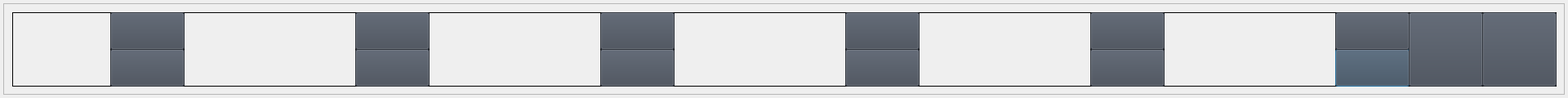
<?xml version="1.0" encoding="UTF-8"?>
<ui version="4.0">
 <class>EditMarkerDialog1080p</class>
 <widget class="QDialog" name="EditMarkerDialog1080p">
  <property name="geometry">
   <rect>
    <x>0</x>
    <y>0</y>
    <width>1920</width>
    <height>120</height>
   </rect>
  </property>
  <property name="windowTitle">
   <string>Dialog</string>
  </property>
  <widget class="QFrame" name="frame">
   <property name="geometry">
    <rect>
     <x>4</x>
     <y>4</y>
     <width>1912</width>
     <height>112</height>
    </rect>
   </property>
   <property name="frameShape">
    <enum>QFrame::StyledPanel</enum>
   </property>
   <property name="frameShadow">
    <enum>QFrame::Raised</enum>
   </property>
   <widget class="QLabel" name="labelCh">
    <property name="geometry">
     <rect>
      <x>11</x>
      <y>11</y>
      <width>121</width>
      <height>91</height>
     </rect>
    </property>
    <property name="frameShape">
     <enum>QFrame::Box</enum>
    </property>
    <property name="text">
     <string/>
    </property>
    <property name="alignment">
     <set>Qt::AlignCenter</set>
    </property>
   </widget>
   <widget class="QLabel" name="labelBorderXUp">
    <property name="geometry">
     <rect>
      <x>431</x>
      <y>11</y>
      <width>91</width>
      <height>46</height>
     </rect>
    </property>
    <property name="frameShape">
     <enum>QFrame::Box</enum>
    </property>
    <property name="text">
     <string/>
    </property>
   </widget>
   <widget class="QLabel" name="labelBorderXDn">
    <property name="geometry">
     <rect>
      <x>431</x>
      <y>56</y>
      <width>91</width>
      <height>46</height>
     </rect>
    </property>
    <property name="frameShape">
     <enum>QFrame::Box</enum>
    </property>
    <property name="text">
     <string/>
    </property>
   </widget>
   <widget class="QLabel" name="labelBorderYUp">
    <property name="geometry">
     <rect>
      <x>731</x>
      <y>11</y>
      <width>91</width>
      <height>46</height>
     </rect>
    </property>
    <property name="frameShape">
     <enum>QFrame::Box</enum>
    </property>
    <property name="text">
     <string/>
    </property>
   </widget>
   <widget class="QLabel" name="labelBorderYDn">
    <property name="geometry">
     <rect>
      <x>731</x>
      <y>56</y>
      <width>91</width>
      <height>46</height>
     </rect>
    </property>
    <property name="frameShape">
     <enum>QFrame::Box</enum>
    </property>
    <property name="text">
     <string/>
    </property>
   </widget>
   <widget class="QLabel" name="labelBorderWUp">
    <property name="geometry">
     <rect>
      <x>1031</x>
      <y>11</y>
      <width>91</width>
      <height>46</height>
     </rect>
    </property>
    <property name="frameShape">
     <enum>QFrame::Box</enum>
    </property>
    <property name="text">
     <string/>
    </property>
   </widget>
   <widget class="QLabel" name="labelBorderWDn">
    <property name="geometry">
     <rect>
      <x>1031</x>
      <y>56</y>
      <width>91</width>
      <height>46</height>
     </rect>
    </property>
    <property name="frameShape">
     <enum>QFrame::Box</enum>
    </property>
    <property name="text">
     <string/>
    </property>
   </widget>
   <widget class="QLabel" name="labelBorderHUp">
    <property name="geometry">
     <rect>
      <x>1331</x>
      <y>11</y>
      <width>91</width>
      <height>46</height>
     </rect>
    </property>
    <property name="frameShape">
     <enum>QFrame::Box</enum>
    </property>
    <property name="text">
     <string/>
    </property>
   </widget>
   <widget class="QLabel" name="labelBorderHDn">
    <property name="geometry">
     <rect>
      <x>1331</x>
      <y>56</y>
      <width>91</width>
      <height>46</height>
     </rect>
    </property>
    <property name="frameShape">
     <enum>QFrame::Box</enum>
    </property>
    <property name="text">
     <string/>
    </property>
   </widget>
   <widget class="QLabel" name="labelBorderSUp">
    <property name="geometry">
     <rect>
      <x>1631</x>
      <y>11</y>
      <width>91</width>
      <height>46</height>
     </rect>
    </property>
    <property name="frameShape">
     <enum>QFrame::Box</enum>
    </property>
    <property name="text">
     <string/>
    </property>
   </widget>
   <widget class="QLabel" name="labelBorderSDn">
    <property name="geometry">
     <rect>
      <x>1631</x>
      <y>56</y>
      <width>91</width>
      <height>46</height>
     </rect>
    </property>
    <property name="frameShape">
     <enum>QFrame::Box</enum>
    </property>
    <property name="text">
     <string/>
    </property>
   </widget>
   <widget class="QLabel" name="labelBorderChUp">
    <property name="geometry">
     <rect>
      <x>131</x>
      <y>11</y>
      <width>91</width>
      <height>46</height>
     </rect>
    </property>
    <property name="frameShape">
     <enum>QFrame::Box</enum>
    </property>
    <property name="text">
     <string/>
    </property>
   </widget>
   <widget class="QLabel" name="labelBorderChDn">
    <property name="geometry">
     <rect>
      <x>131</x>
      <y>56</y>
      <width>91</width>
      <height>46</height>
     </rect>
    </property>
    <property name="frameShape">
     <enum>QFrame::Box</enum>
    </property>
    <property name="text">
     <string/>
    </property>
   </widget>
   <widget class="QLabel" name="labelBorderReload">
    <property name="geometry">
     <rect>
      <x>1721</x>
      <y>11</y>
      <width>91</width>
      <height>91</height>
     </rect>
    </property>
    <property name="frameShape">
     <enum>QFrame::Box</enum>
    </property>
    <property name="text">
     <string/>
    </property>
   </widget>
   <widget class="QLabel" name="labelTextX">
    <property name="geometry">
     <rect>
      <x>221</x>
      <y>11</y>
      <width>211</width>
      <height>91</height>
     </rect>
    </property>
    <property name="frameShape">
     <enum>QFrame::Box</enum>
    </property>
    <property name="text">
     <string/>
    </property>
    <property name="alignment">
     <set>Qt::AlignCenter</set>
    </property>
   </widget>
   <widget class="QLabel" name="labelTextY">
    <property name="geometry">
     <rect>
      <x>521</x>
      <y>11</y>
      <width>211</width>
      <height>91</height>
     </rect>
    </property>
    <property name="frameShape">
     <enum>QFrame::Box</enum>
    </property>
    <property name="text">
     <string/>
    </property>
    <property name="alignment">
     <set>Qt::AlignCenter</set>
    </property>
   </widget>
   <widget class="QLabel" name="labelTextW">
    <property name="geometry">
     <rect>
      <x>821</x>
      <y>11</y>
      <width>211</width>
      <height>91</height>
     </rect>
    </property>
    <property name="frameShape">
     <enum>QFrame::Box</enum>
    </property>
    <property name="text">
     <string/>
    </property>
    <property name="alignment">
     <set>Qt::AlignCenter</set>
    </property>
   </widget>
   <widget class="QLabel" name="labelTextH">
    <property name="geometry">
     <rect>
      <x>1121</x>
      <y>11</y>
      <width>211</width>
      <height>91</height>
     </rect>
    </property>
    <property name="frameShape">
     <enum>QFrame::Box</enum>
    </property>
    <property name="text">
     <string/>
    </property>
    <property name="alignment">
     <set>Qt::AlignCenter</set>
    </property>
   </widget>
   <widget class="QLabel" name="labelTextS">
    <property name="geometry">
     <rect>
      <x>1421</x>
      <y>11</y>
      <width>211</width>
      <height>91</height>
     </rect>
    </property>
    <property name="frameShape">
     <enum>QFrame::Box</enum>
    </property>
    <property name="text">
     <string/>
    </property>
    <property name="alignment">
     <set>Qt::AlignCenter</set>
    </property>
   </widget>
   <widget class="QLabel" name="labelBorderClose_2">
    <property name="geometry">
     <rect>
      <x>1811</x>
      <y>11</y>
      <width>91</width>
      <height>91</height>
     </rect>
    </property>
    <property name="frameShape">
     <enum>QFrame::Box</enum>
    </property>
    <property name="text">
     <string/>
    </property>
   </widget>
   <widget class="QPushButton" name="buttonSDn">
    <property name="geometry">
     <rect>
      <x>1631</x>
      <y>56</y>
      <width>91</width>
      <height>46</height>
     </rect>
    </property>
    <property name="styleSheet">
     <string notr="true">QPushButton
{
	background-color: rgb(67, 74, 86);
}
QPushButton:focus
{
	background-color: rgb(152, 14, 69);
}
QPushButton:disabled
{
	color: gray;
}</string>
    </property>
    <property name="text">
     <string/>
    </property>
    <property name="icon">
     <iconset>
      <normalon>:/images/arrow_down.png</normalon>
     </iconset>
    </property>
    <property name="iconSize">
     <size>
      <width>35</width>
      <height>35</height>
     </size>
    </property>
   </widget>
   <widget class="QPushButton" name="buttonHDn">
    <property name="geometry">
     <rect>
      <x>1331</x>
      <y>56</y>
      <width>91</width>
      <height>46</height>
     </rect>
    </property>
    <property name="styleSheet">
     <string notr="true">QPushButton
{
	background-color: rgb(67, 74, 86);
}
QPushButton:focus
{
	background-color: rgb(152, 14, 69);
}
QPushButton:disabled
{
	color: gray;
}</string>
    </property>
    <property name="text">
     <string/>
    </property>
    <property name="icon">
     <iconset>
      <normalon>:/images/arrow_down.png</normalon>
     </iconset>
    </property>
    <property name="iconSize">
     <size>
      <width>35</width>
      <height>35</height>
     </size>
    </property>
   </widget>
   <widget class="QPushButton" name="buttonWDn">
    <property name="geometry">
     <rect>
      <x>1031</x>
      <y>56</y>
      <width>91</width>
      <height>46</height>
     </rect>
    </property>
    <property name="styleSheet">
     <string notr="true">QPushButton
{
	background-color: rgb(67, 74, 86);
}
QPushButton:focus
{
	background-color: rgb(152, 14, 69);
}
QPushButton:disabled
{
	color: gray;
}</string>
    </property>
    <property name="text">
     <string/>
    </property>
    <property name="icon">
     <iconset>
      <normalon>:/images/arrow_down.png</normalon>
     </iconset>
    </property>
    <property name="iconSize">
     <size>
      <width>35</width>
      <height>35</height>
     </size>
    </property>
   </widget>
   <widget class="QPushButton" name="buttonYUp">
    <property name="geometry">
     <rect>
      <x>731</x>
      <y>11</y>
      <width>91</width>
      <height>46</height>
     </rect>
    </property>
    <property name="styleSheet">
     <string notr="true">QPushButton
{
	background-color: rgb(67, 74, 86);
}
QPushButton:focus
{
	background-color: rgb(152, 14, 69);
}
QPushButton:disabled
{
	color: gray;
}</string>
    </property>
    <property name="text">
     <string/>
    </property>
    <property name="icon">
     <iconset>
      <normalon>:/images/arrow_up.png</normalon>
     </iconset>
    </property>
    <property name="iconSize">
     <size>
      <width>35</width>
      <height>35</height>
     </size>
    </property>
   </widget>
   <widget class="QPushButton" name="buttonYDn">
    <property name="geometry">
     <rect>
      <x>731</x>
      <y>56</y>
      <width>91</width>
      <height>46</height>
     </rect>
    </property>
    <property name="styleSheet">
     <string notr="true">QPushButton
{
	background-color: rgb(67, 74, 86);
}
QPushButton:focus
{
	background-color: rgb(152, 14, 69);
}
QPushButton:disabled
{
	color: gray;
}</string>
    </property>
    <property name="text">
     <string/>
    </property>
    <property name="icon">
     <iconset>
      <normalon>:/images/arrow_down.png</normalon>
     </iconset>
    </property>
    <property name="iconSize">
     <size>
      <width>35</width>
      <height>35</height>
     </size>
    </property>
   </widget>
   <widget class="QPushButton" name="buttonXUp">
    <property name="geometry">
     <rect>
      <x>431</x>
      <y>11</y>
      <width>91</width>
      <height>46</height>
     </rect>
    </property>
    <property name="styleSheet">
     <string notr="true">QPushButton
{
	background-color: rgb(67, 74, 86);
}
QPushButton:focus
{
	background-color: rgb(152, 14, 69);
}
QPushButton:disabled
{
	color: gray;
}</string>
    </property>
    <property name="text">
     <string/>
    </property>
    <property name="icon">
     <iconset>
      <normalon>:/images/arrow_up.png</normalon>
     </iconset>
    </property>
    <property name="iconSize">
     <size>
      <width>35</width>
      <height>35</height>
     </size>
    </property>
   </widget>
   <widget class="QPushButton" name="buttonChUp">
    <property name="geometry">
     <rect>
      <x>131</x>
      <y>11</y>
      <width>91</width>
      <height>46</height>
     </rect>
    </property>
    <property name="styleSheet">
     <string notr="true">QPushButton
{
	background-color: rgb(67, 74, 86);
}
QPushButton:focus
{
	background-color: rgb(152, 14, 69);
}
QPushButton:disabled
{
	color: gray;
}</string>
    </property>
    <property name="text">
     <string/>
    </property>
    <property name="icon">
     <iconset>
      <normalon>:/images/arrow_up.png</normalon>
     </iconset>
    </property>
    <property name="iconSize">
     <size>
      <width>35</width>
      <height>35</height>
     </size>
    </property>
   </widget>
   <widget class="QPushButton" name="buttonXDn">
    <property name="geometry">
     <rect>
      <x>431</x>
      <y>56</y>
      <width>91</width>
      <height>46</height>
     </rect>
    </property>
    <property name="styleSheet">
     <string notr="true">QPushButton
{
	background-color: rgb(67, 74, 86);
}
QPushButton:focus
{
	background-color: rgb(152, 14, 69);
}
QPushButton:disabled
{
	color: gray;
}</string>
    </property>
    <property name="text">
     <string/>
    </property>
    <property name="icon">
     <iconset>
      <normalon>:/images/arrow_down.png</normalon>
     </iconset>
    </property>
    <property name="iconSize">
     <size>
      <width>35</width>
      <height>35</height>
     </size>
    </property>
   </widget>
   <widget class="QPushButton" name="buttonChDn">
    <property name="geometry">
     <rect>
      <x>131</x>
      <y>56</y>
      <width>91</width>
      <height>46</height>
     </rect>
    </property>
    <property name="styleSheet">
     <string notr="true">QPushButton
{
	background-color: rgb(67, 74, 86);
}
QPushButton:focus
{
	background-color: rgb(152, 14, 69);
}
QPushButton:disabled
{
	color: gray;
}</string>
    </property>
    <property name="text">
     <string/>
    </property>
    <property name="icon">
     <iconset>
      <normalon>:/images/arrow_down.png</normalon>
     </iconset>
    </property>
    <property name="iconSize">
     <size>
      <width>35</width>
      <height>35</height>
     </size>
    </property>
   </widget>
   <widget class="QPushButton" name="buttonWUp">
    <property name="geometry">
     <rect>
      <x>1031</x>
      <y>11</y>
      <width>91</width>
      <height>46</height>
     </rect>
    </property>
    <property name="styleSheet">
     <string notr="true">QPushButton
{
	background-color: rgb(67, 74, 86);
}
QPushButton:focus
{
	background-color: rgb(152, 14, 69);
}
QPushButton:disabled
{
	color: gray;
}</string>
    </property>
    <property name="text">
     <string/>
    </property>
    <property name="icon">
     <iconset>
      <normalon>:/images/arrow_up.png</normalon>
     </iconset>
    </property>
    <property name="iconSize">
     <size>
      <width>35</width>
      <height>35</height>
     </size>
    </property>
   </widget>
   <widget class="QPushButton" name="buttonHUp">
    <property name="geometry">
     <rect>
      <x>1331</x>
      <y>11</y>
      <width>91</width>
      <height>46</height>
     </rect>
    </property>
    <property name="styleSheet">
     <string notr="true">QPushButton
{
	background-color: rgb(67, 74, 86);
}
QPushButton:focus
{
	background-color: rgb(152, 14, 69);
}
QPushButton:disabled
{
	color: gray;
}</string>
    </property>
    <property name="text">
     <string/>
    </property>
    <property name="icon">
     <iconset>
      <normalon>:/images/arrow_up.png</normalon>
     </iconset>
    </property>
    <property name="iconSize">
     <size>
      <width>35</width>
      <height>35</height>
     </size>
    </property>
   </widget>
   <widget class="QPushButton" name="buttonSUp">
    <property name="geometry">
     <rect>
      <x>1631</x>
      <y>11</y>
      <width>91</width>
      <height>46</height>
     </rect>
    </property>
    <property name="styleSheet">
     <string notr="true">QPushButton
{
	background-color: rgb(67, 74, 86);
}
QPushButton:focus
{
	background-color: rgb(152, 14, 69);
}
QPushButton:disabled
{
	color: gray;
}</string>
    </property>
    <property name="text">
     <string/>
    </property>
    <property name="icon">
     <iconset>
      <normalon>:/images/arrow_up.png</normalon>
     </iconset>
    </property>
    <property name="iconSize">
     <size>
      <width>35</width>
      <height>35</height>
     </size>
    </property>
   </widget>
   <widget class="QPushButton" name="buttonClose">
    <property name="geometry">
     <rect>
      <x>1811</x>
      <y>11</y>
      <width>91</width>
      <height>91</height>
     </rect>
    </property>
    <property name="styleSheet">
     <string notr="true">QPushButton
{
	background-color: rgb(67, 74, 86);
}
QPushButton:focus
{
	background-color: rgb(152, 14, 69);
}
QPushButton:disabled
{
	color: gray;
}</string>
    </property>
    <property name="text">
     <string/>
    </property>
    <property name="icon">
     <iconset>
      <normalon>:/images/previous.png</normalon>
     </iconset>
    </property>
    <property name="iconSize">
     <size>
      <width>75</width>
      <height>75</height>
     </size>
    </property>
   </widget>
   <widget class="QPushButton" name="buttonReload">
    <property name="geometry">
     <rect>
      <x>1721</x>
      <y>11</y>
      <width>91</width>
      <height>91</height>
     </rect>
    </property>
    <property name="styleSheet">
     <string notr="true">QPushButton
{
	background-color: rgb(67, 74, 86);
}
QPushButton:focus
{
	background-color: rgb(152, 14, 69);
}
QPushButton:disabled
{
	color: gray;
}</string>
    </property>
    <property name="text">
     <string/>
    </property>
    <property name="icon">
     <iconset>
      <normalon>:/images/reload.png</normalon>
     </iconset>
    </property>
    <property name="iconSize">
     <size>
      <width>75</width>
      <height>75</height>
     </size>
    </property>
   </widget>
  </widget>
 </widget>
 <resources/>
 <connections/>
</ui>
